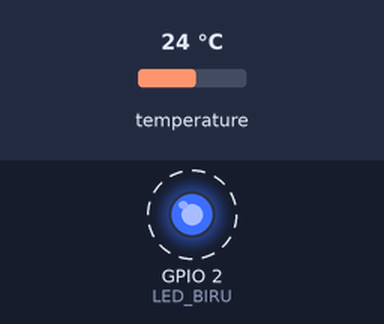
A sketch run on a simulated ESP32. Shown: output pins drawn as LEDs (lit = HIGH). Dashed ring = blinking. Inputs (shaded band) come from the test bench; at power-on: temperature 24 °C. What the sketch prints to the serial monitor is not drawn.

Above: at 1.14 s.
Timing chart, 0 to 4.0 s (numbered marks = the images above):
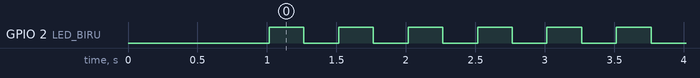

Measured:
- by itself, GPIO 2 (LED_BIRU): alternates HIGH for 0.25 s and LOW for 0.25 s

The sketch:

p3_suhu_non_blocking.ino
```cpp
/*
 * BAB 25 - Program 3: Suhu Tanpa Menghambat Program
 * Membaca DS18B20 setiap 2 detik dalam dua langkah: kirim perintah ukur,
 * lalu ambil hasilnya setelah waktu konversi habis (memakai millis()).
 * Sementara itu LED biru bawaan board berkedip tanpa tersendat,
 * sebagai bukti bahwa loop() tidak pernah tertahan.
 *
 * Rangkaian: kabel jumper dari pin DS (header hijau) ke IO14.
 * LED biru bawaan board ESP32 (IO2) tidak perlu kabel.
 */

#include <OneWire.h>
#include <DallasTemperature.h>

#define PIN_ONEWIRE 14   // jalur data DS18B20 (pin DS -> IO14)
#define LED_BIRU     2   // LED biru bawaan board ESP32
#define RESOLUSI    12   // resolusi sensor: 9, 10, 11, atau 12 bit

const unsigned long JEDA_UKUR  = 2000;  // mulai pengukuran baru setiap 2000 ms
const unsigned long JEDA_KEDIP = 250;   // LED biru berganti nyala/padam setiap 250 ms

OneWire oneWire(PIN_ONEWIRE);
DallasTemperature sensor(&oneWire);

// Dua keadaan pembacaan sensor
enum StatusSensor { DIAM, MENGUKUR };
StatusSensor status = DIAM;

unsigned long lamaKonversi = 750;       // diisi ulang di setup() sesuai RESOLUSI
unsigned long waktuUkurTerakhir = 0;    // kapan perintah ukur terakhir dikirim
unsigned long waktuKedipTerakhir = 0;
bool ledNyala = false;
float suhuTerakhir = NAN;               // suhu valid terakhir (NAN = belum ada), siap dipakai tugas lain

void setup() {
  Serial.begin(115200);
  delay(1000);  // beri waktu Serial Monitor tersambung
  pinMode(LED_BIRU, OUTPUT);

  Serial.println("BAB 25 - Program 3: Suhu Tanpa Menghambat Program");

  sensor.begin();
  sensor.setResolution(RESOLUSI);       // atur resolusi semua sensor di bus
  sensor.setWaitForConversion(false);   // requestTemperatures() tidak lagi menunggu
  lamaKonversi = sensor.millisToWaitForConversion(RESOLUSI);

  Serial.printf("Perangkat 1-Wire: %u, resolusi %d bit, waktu konversi %lu ms\n",
                sensor.getDeviceCount(), RESOLUSI, lamaKonversi);
  if (sensor.getDeviceCount() == 0) {
    Serial.println("Sensor tidak ditemukan! Periksa kabel DS -> 14, lalu tekan EN.");
  }
}

void loop() {
  unsigned long sekarang = millis();

  // Tugas 1: LED biru berkedip. Kalau loop() sempat tertahan, kedipannya tersendat.
  if (sekarang - waktuKedipTerakhir >= JEDA_KEDIP) {
    waktuKedipTerakhir = sekarang;
    ledNyala = !ledNyala;
    digitalWrite(LED_BIRU, ledNyala);
  }

  // Tugas 2: membaca DS18B20 dalam dua langkah
  switch (status) {
    case DIAM:
      if (sekarang - waktuUkurTerakhir >= JEDA_UKUR) {
        waktuUkurTerakhir = sekarang;
        sensor.requestTemperatures();          // langkah 1: kirim perintah ukur, langsung kembali
        status = MENGUKUR;
      }
      break;

    case MENGUKUR:
      if (sekarang - waktuUkurTerakhir >= lamaKonversi) {
        float suhu = sensor.getTempCByIndex(0);  // langkah 2: ambil hasilnya
        if (suhu == DEVICE_DISCONNECTED_C) {
          Serial.printf("[%6lu ms] Gagal membaca sensor (-127)\n", sekarang);
        } else {
          suhuTerakhir = suhu;
          Serial.printf("[%6lu ms] Suhu: %.2f °C\n", sekarang, suhu);
        }
        status = DIAM;
      }
      break;
  }
}
```
